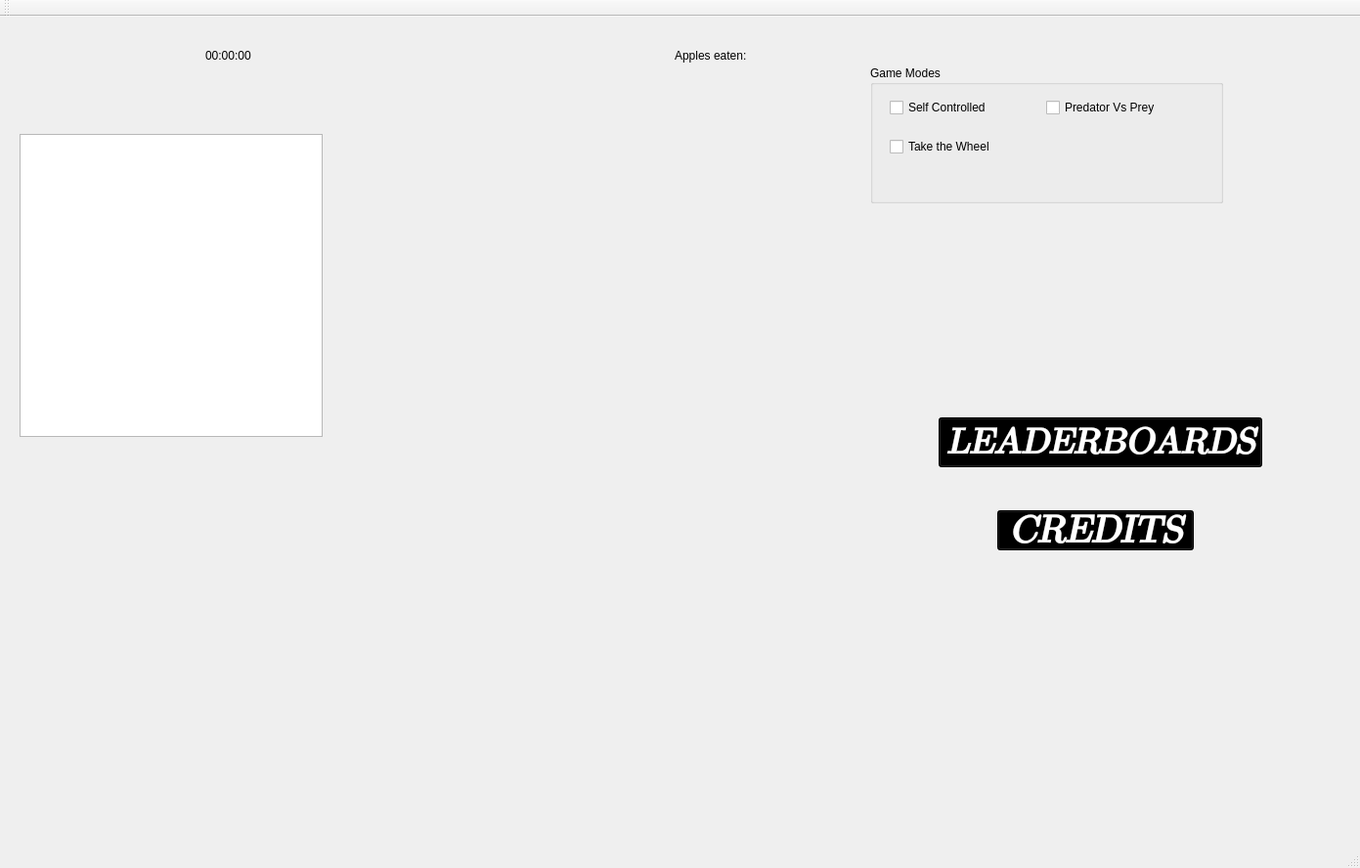
<?xml version="1.0" encoding="UTF-8"?>
<ui version="4.0">
 <class>MainWindow</class>
 <widget class="QMainWindow" name="MainWindow">
  <property name="geometry">
   <rect>
    <x>0</x>
    <y>0</y>
    <width>1391</width>
    <height>888</height>
   </rect>
  </property>
  <property name="windowTitle">
   <string>MainWindow</string>
  </property>
  <property name="autoFillBackground">
   <bool>true</bool>
  </property>
  <widget class="QWidget" name="centralWidget">
   <widget class="QGraphicsView" name="graphicsView">
    <property name="geometry">
     <rect>
      <x>20</x>
      <y>120</y>
      <width>310</width>
      <height>310</height>
     </rect>
    </property>
   </widget>
   <widget class="QLabel" name="label">
    <property name="geometry">
     <rect>
      <x>210</x>
      <y>30</y>
      <width>63</width>
      <height>20</height>
     </rect>
    </property>
    <property name="text">
     <string>00:00:00</string>
    </property>
   </widget>
   <widget class="QGroupBox" name="groupBox">
    <property name="geometry">
     <rect>
      <x>890</x>
      <y>50</y>
      <width>361</width>
      <height>141</height>
     </rect>
    </property>
    <property name="autoFillBackground">
     <bool>false</bool>
    </property>
    <property name="title">
     <string>Game Modes</string>
    </property>
    <widget class="QCheckBox" name="checkBox_2">
     <property name="geometry">
      <rect>
       <x>20</x>
       <y>70</y>
       <width>131</width>
       <height>26</height>
      </rect>
     </property>
     <property name="text">
      <string>Take the Wheel</string>
     </property>
    </widget>
    <widget class="QCheckBox" name="checkBox">
     <property name="geometry">
      <rect>
       <x>20</x>
       <y>30</y>
       <width>131</width>
       <height>26</height>
      </rect>
     </property>
     <property name="autoFillBackground">
      <bool>false</bool>
     </property>
     <property name="text">
      <string>Self Controlled</string>
     </property>
    </widget>
    <widget class="QCheckBox" name="checkBox_3">
     <property name="geometry">
      <rect>
       <x>180</x>
       <y>30</y>
       <width>141</width>
       <height>26</height>
      </rect>
     </property>
     <property name="text">
      <string>Predator Vs Prey</string>
     </property>
    </widget>
   </widget>
   <widget class="QLabel" name="label_2">
    <property name="geometry">
     <rect>
      <x>900</x>
      <y>160</y>
      <width>441</width>
      <height>561</height>
     </rect>
    </property>
    <property name="styleSheet">
     <string notr="true">image: url(:/images/menu.png);
background-color: rgba(0,0,0,0%);</string>
    </property>
    <property name="text">
     <string/>
    </property>
   </widget>
   <widget class="QPushButton" name="pushButton">
    <property name="geometry">
     <rect>
      <x>960</x>
      <y>410</y>
      <width>331</width>
      <height>51</height>
     </rect>
    </property>
    <property name="font">
     <font>
      <family>Latin Modern Math</family>
      <pointsize>28</pointsize>
      <weight>75</weight>
      <italic>true</italic>
      <bold>true</bold>
     </font>
    </property>
    <property name="autoFillBackground">
     <bool>false</bool>
    </property>
    <property name="styleSheet">
     <string notr="true">background-color: rgb(0, 0, 0);
color: rgb(255, 255, 255);</string>
    </property>
    <property name="text">
     <string>LEADERBOARDS</string>
    </property>
   </widget>
   <widget class="QPushButton" name="pushButton_2">
    <property name="geometry">
     <rect>
      <x>1020</x>
      <y>505</y>
      <width>201</width>
      <height>41</height>
     </rect>
    </property>
    <property name="font">
     <font>
      <family>Latin Modern Math</family>
      <pointsize>29</pointsize>
      <weight>75</weight>
      <italic>true</italic>
      <bold>true</bold>
     </font>
    </property>
    <property name="styleSheet">
     <string notr="true">background-color: rgb(0, 0, 0);
color: rgb(255, 255, 255);</string>
    </property>
    <property name="text">
     <string>CREDITS</string>
    </property>
   </widget>
   <widget class="QLabel" name="label_3">
    <property name="geometry">
     <rect>
      <x>690</x>
      <y>30</y>
      <width>91</width>
      <height>20</height>
     </rect>
    </property>
    <property name="text">
     <string>Apples eaten: </string>
    </property>
   </widget>
   <widget class="QLabel" name="label_4">
    <property name="geometry">
     <rect>
      <x>780</x>
      <y>30</y>
      <width>41</width>
      <height>20</height>
     </rect>
    </property>
    <property name="text">
     <string/>
    </property>
   </widget>
  </widget>
  <widget class="QMenuBar" name="menuBar">
   <property name="geometry">
    <rect>
     <x>0</x>
     <y>0</y>
     <width>1391</width>
     <height>28</height>
    </rect>
   </property>
  </widget>
  <widget class="QToolBar" name="mainToolBar">
   <attribute name="toolBarArea">
    <enum>TopToolBarArea</enum>
   </attribute>
   <attribute name="toolBarBreak">
    <bool>false</bool>
   </attribute>
  </widget>
  <widget class="QStatusBar" name="statusBar"/>
 </widget>
 <layoutdefault spacing="6" margin="11"/>
 <resources/>
 <connections/>
</ui>
